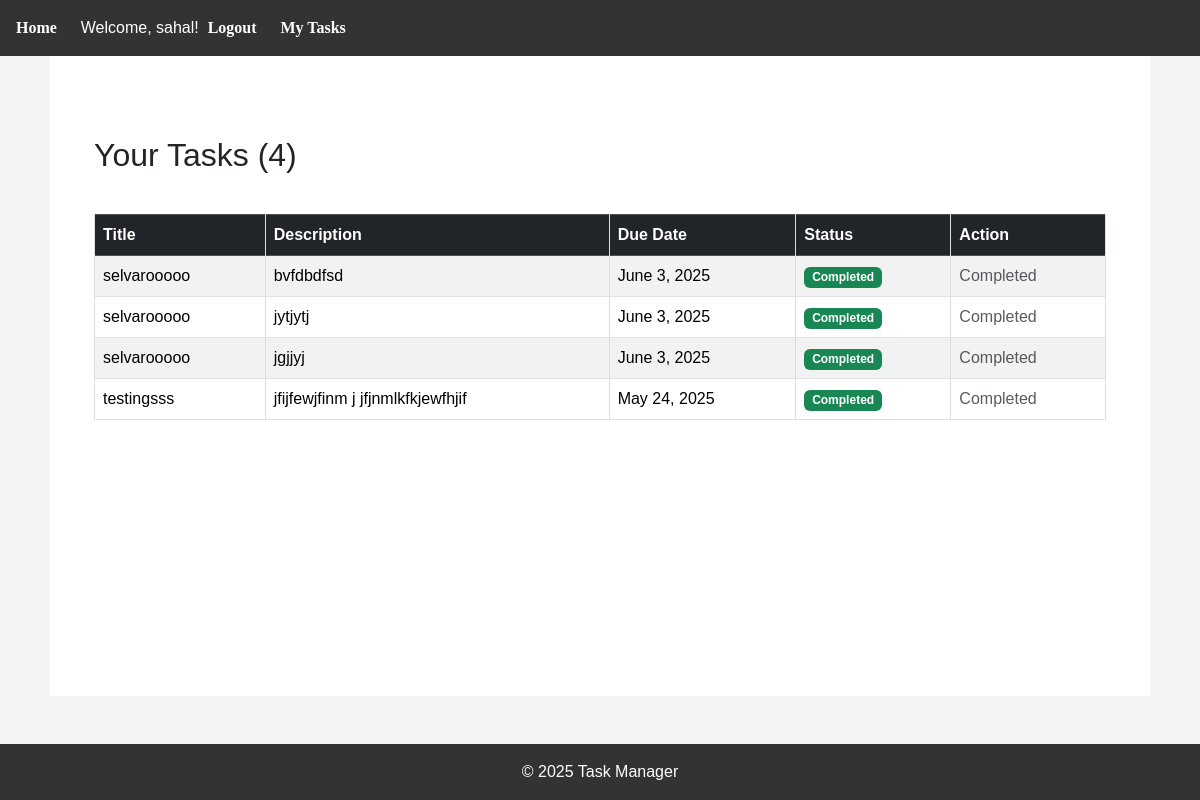
/user-tasks/ (signed in), run on an earlier commit of the app's database.
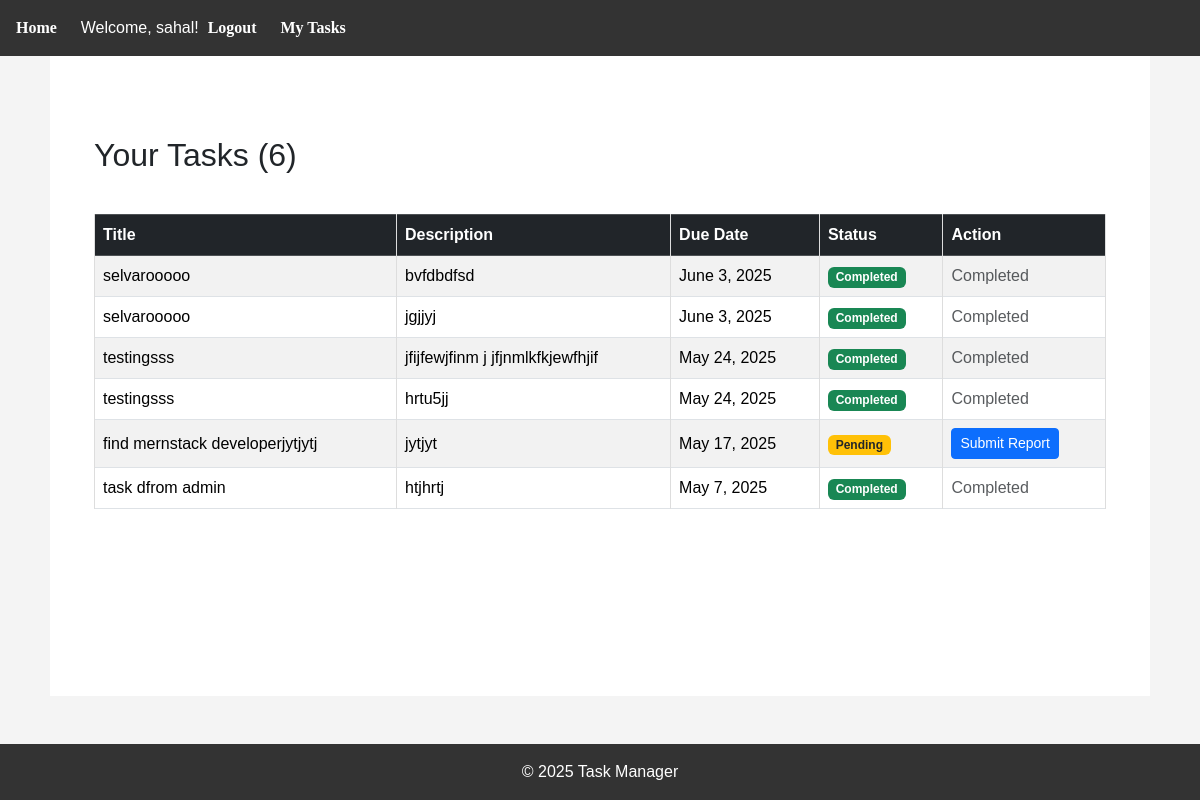
And on a later commit of the database.
### tasks/models.py (models this page shows, shortened)
class CustomUser(AbstractUser):
    ROLE_CHOICES = (
        ('superadmin', 'SuperAdmin'),
        ('admin', 'Admin'),
        ('user', 'User'),
    )
    role = models.CharField(max_length=20, choices=ROLE_CHOICES, default='user')

class Task(models.Model):
    STATUS_CHOICES = [
        ('pending', 'Pending'),
        ('in_progress', 'In Progress'),
        ('completed', 'Completed'),
    ]
    title = models.CharField(max_length=255)
    description = models.TextField()
    assigned_to = models.ForeignKey(CustomUser, on_delete=models.CASCADE, limit_choices_to={'role': 'user'})
    due_date = models.DateField()
    status = models.CharField(max_length=20, choices=STATUS_CHOICES, default='pending')
    completion_report = models.TextField(blank=True, null=True)
    worked_hours = models.FloatField(blank=True, null=True)

### tasks/views.py (the view)
# urls.py: path('user-tasks/', views.user_tasks, name='user_tasks'),
@login_required
@user_required
def user_tasks(request):
    user = request.user
    tasks = Task.objects.filter(assigned_to=user)
    context = {
        'tasks': tasks,
    }
    return render(request, 'tasks/user_tasks.html', context)

### tasks/views.py (called while the page is built)
def user_required(view_func):
    return user_passes_test(lambda u: u.is_authenticated and u.role == 'user')(view_func)

### tasks/templates/tasks/user_tasks.html
{% extends 'base.html' %}
{% block content %}
<div class="container mt-5">
  <h2 class="mb-4">Your Tasks ({{ tasks.count }})</h2>
  {% if tasks %}
    <div class="table-responsive">
      <table class="table table-striped table-bordered align-middle">
        <thead class="table-dark">
          <tr>
            <th>Title</th>
            <th>Description</th>
            <th>Due Date</th>
            <th>Status</th>
            <th>Action</th>
          </tr>
        </thead>
        <tbody>
          {% for task in tasks %}
            <tr>
              <td>{{ task.title }}</td>
              <td>{{ task.description }}</td>
              <td>{{ task.due_date }}</td>
              <td>
                <span class="badge
                  {% if task.status == 'completed' %}
                    bg-success
                  {% elif task.status == 'pending' %}
                    bg-warning text-dark
                  {% else %}
                    bg-secondary
                  {% endif %}">
                  {{ task.status|title }}
                </span>
              </td>
              <td>
                {% if task.status != 'completed' %}
                  <a href="{% url 'submit_report' task.id %}" class="btn btn-sm btn-primary">Submit Report</a>
                {% else %}
                  <span class="text-muted">Completed</span>
                {% endif %}
              </td>
            </tr>
          {% endfor %}
        </tbody>
      </table>
    </div>
  {% else %}
    <div class="alert alert-info">No tasks assigned to you.</div>
  {% endif %}
</div>
{% endblock %}

### tasks/templates/base.html (shortened to what this page needs)
<!DOCTYPE html>
<html lang="en">
<head>
<link href="https://cdn.jsdelivr.net/npm/bootstrap@5.3.0/dist/css/bootstrap.min.css" rel="stylesheet">
    <link href="https://cdn.jsdelivr.net/npm/bootstrap@5.3.3/dist/css/bootstrap.min.css" rel="stylesheet"
>
</head>
<body>
  <header>
    <div class="nav">
    <a href="{% url 'home' %}">Home</a>&nbsp;&nbsp;
    {% if user.is_authenticated %}
      <span>Welcome, {{ user.username }}!</span>&nbsp;&nbsp;
      <a href="{% url 'logout' %}">Logout</a>&nbsp;&nbsp;
      <a href="{% url 'user_tasks' %}">My Tasks</a>&nbsp;&nbsp;
    {% else %}
      <a href="{% url 'login' %}">Login</a>&nbsp;&nbsp;
      <a href="{% url 'register' %}">Register</a>&nbsp;&nbsp;
    {% endif %}
    </div>
  </header>
  <main>
    {% block content %}
    {% endblock %}
  </main>
  <footer>
    &copy; 2025 Task Manager
  </footer>
</body>
</html>

### tasks/templates/base.html (style rules this page uses)
body { font-family: Arial, sans-serif; margin: 0; padding: 0; background: #f4f4f4; }
header { background: #333; color: white; padding: 1rem; }
header a { color: white; margin-right: 15px; text-decoration: none; font-weight: bold; }
main { padding: 2rem; max-width: 1100px; margin: auto; background: white; min-height: 80vh; }
footer { background: #333; color: white; text-align: center; padding: 1rem; position: fixed; width: 100%; bottom: 0; }
table { width: 100%; border-collapse: collapse; margin-top: 1rem; }
th, td { padding: 10px; border: 1px solid #ddd; text-align: left; }
tr:nth-child(even) { background: #f9f9f9; }
.nav a { font-family:'Times New Roman', Times, serif; position: relative; }

What changed in the data, as far as the page shows it:
removed Task: title "selvarooooo", description "jytjytj", due_date "June 3, 2025", status "Completed"
added Task: title "testingsss", description "hrtu5jj", due_date "May 24, 2025", status "Completed"
added Task: title "find mernstack developerjytjytj", description "jytjyt", due_date "May 17, 2025", status "Pending", shows "Submit Report"
added Task: title "task dfrom admin", description "htjhrtj", due_date "May 7, 2025", status "Completed"
Also different on the page:
{{ tasks.count }}: "4" → "6"
